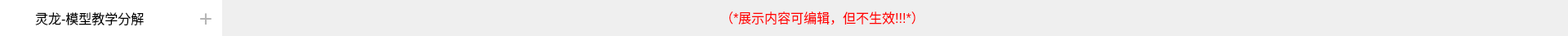
    <widget class="QWidget" name="top" native="true">
     <property name="minimumSize">
      <size>
       <width>0</width>
       <height>44</height>
      </size>
     </property>
     <property name="maximumSize">
      <size>
       <width>16777215</width>
       <height>44</height>
      </size>
     </property>
     <layout class="QHBoxLayout" name="horizontalLayout">
      <property name="spacing">
       <number>0</number>
      </property>
      <property name="leftMargin">
       <number>0</number>
      </property>
      <property name="topMargin">
       <number>0</number>
      </property>
      <property name="rightMargin">
       <number>0</number>
      </property>
      <property name="bottomMargin">
       <number>0</number>
      </property>
      <item>
       <widget class="QWidget" name="widget_3" native="true">
        <property name="maximumSize">
         <size>
          <width>272</width>
          <height>16777215</height>
         </size>
        </property>
        <layout class="QHBoxLayout" name="horizontalLayout_4">
         <property name="spacing">
          <number>0</number>
         </property>
         <property name="leftMargin">
          <number>0</number>
         </property>
         <property name="topMargin">
          <number>0</number>
         </property>
         <property name="bottomMargin">
          <number>0</number>
         </property>
         <item>
          <widget class="QWidget" name="widget" native="true">
           <property name="minimumSize">
            <size>
             <width>272</width>
             <height>44</height>
            </size>
           </property>
           <property name="maximumSize">
            <size>
             <width>272</width>
             <height>44</height>
            </size>
           </property>
           <property name="styleSheet">
            <string notr="true">background-color:rgb(255,255,255)</string>
           </property>
           <widget class="QLabel" name="label">
            <property name="geometry">
             <rect>
              <x>12</x>
              <y>12</y>
              <width>20</width>
              <height>20</height>
             </rect>
            </property>
            <property name="text">
             <string/>
            </property>
            <property name="pixmap">
             <pixmap resource="twoDdisplay.qrc">:/twoDdisplay/title</pixmap>
            </property>
            <property name="scaledContents">
             <bool>true</bool>
            </property>
           </widget>
           <widget class="QLabel" name="title">
            <property name="geometry">
             <rect>
              <x>43</x>
              <y>0</y>
              <width>181</width>
              <height>44</height>
             </rect>
            </property>
            <property name="styleSheet">
             <string notr="true">font-size:16px</string>
            </property>
            <property name="text">
             <string>灵龙-模型教学分解</string>
            </property>
            <property name="alignment">
             <set>Qt::AlignLeading|Qt::AlignLeft|Qt::AlignVCenter</set>
            </property>
           </widget>
           <widget class="QPushButton" name="module_add">
            <property name="geometry">
             <rect>
              <x>230</x>
              <y>0</y>
              <width>44</width>
              <height>44</height>
             </rect>
            </property>
            <property name="cursor">
             <cursorShape>PointingHandCursor</cursorShape>
            </property>
            <property name="styleSheet">
             <string notr="true">QPushButton{
color:rgb(180,180,180);
font-size:28px;
border:none;
font-weight:200;
}
QPushButton:hover{
color:black;
border:none;
}</string>
            </property>
            <property name="text">
             <string>+</string>
            </property>
           </widget>
          </widget>
         </item>
        </layout>
       </widget>
      </item>
      <item>
       <widget class="QWidget" name="topbar" native="true">
        <property name="minimumSize">
         <size>
          <width>1648</width>
          <height>0</height>
         </size>
        </property>
        <property name="maximumSize">
         <size>
          <width>1648</width>
          <height>16777215</height>
         </size>
        </property>
        <property name="styleSheet">
         <string notr="true">#topbar{border-image:url(&quot;:/twoDdisplay/topbar&quot;)}</string>
        </property>
        <widget class="QToolButton" name="editbtn">
         <property name="geometry">
          <rect>
           <x>1600</x>
           <y>2</y>
           <width>40</width>
           <height>40</height>
          </rect>
         </property>
         <property name="cursor">
          <cursorShape>PointingHandCursor</cursorShape>
         </property>
         <property name="styleSheet">
          <string notr="true">border:0;
background:transparent</string>
         </property>
         <property name="text">
          <string/>
         </property>
         <property name="icon">
          <iconset resource="twoDdisplay.qrc">
           <normaloff>:/twoDdisplay/edit</normaloff>:/twoDdisplay/edit</iconset>
         </property>
         <property name="iconSize">
          <size>
           <width>40</width>
           <height>40</height>
          </size>
         </property>
         <property name="autoRaise">
          <bool>false</bool>
         </property>
        </widget>
        <widget class="QLabel" name="label_4">
         <property name="geometry">
          <rect>
           <x>610</x>
           <y>0</y>
           <width>271</width>
           <height>41</height>
          </rect>
         </property>
         <property name="styleSheet">
          <string notr="true">color:red;font-size:16px</string>
         </property>
         <property name="text">
          <string>（*展示内容可编辑，但不生效!!!*）</string>
         </property>
        </widget>
       </widget>
      </item>
     </layout>
    </widget>
